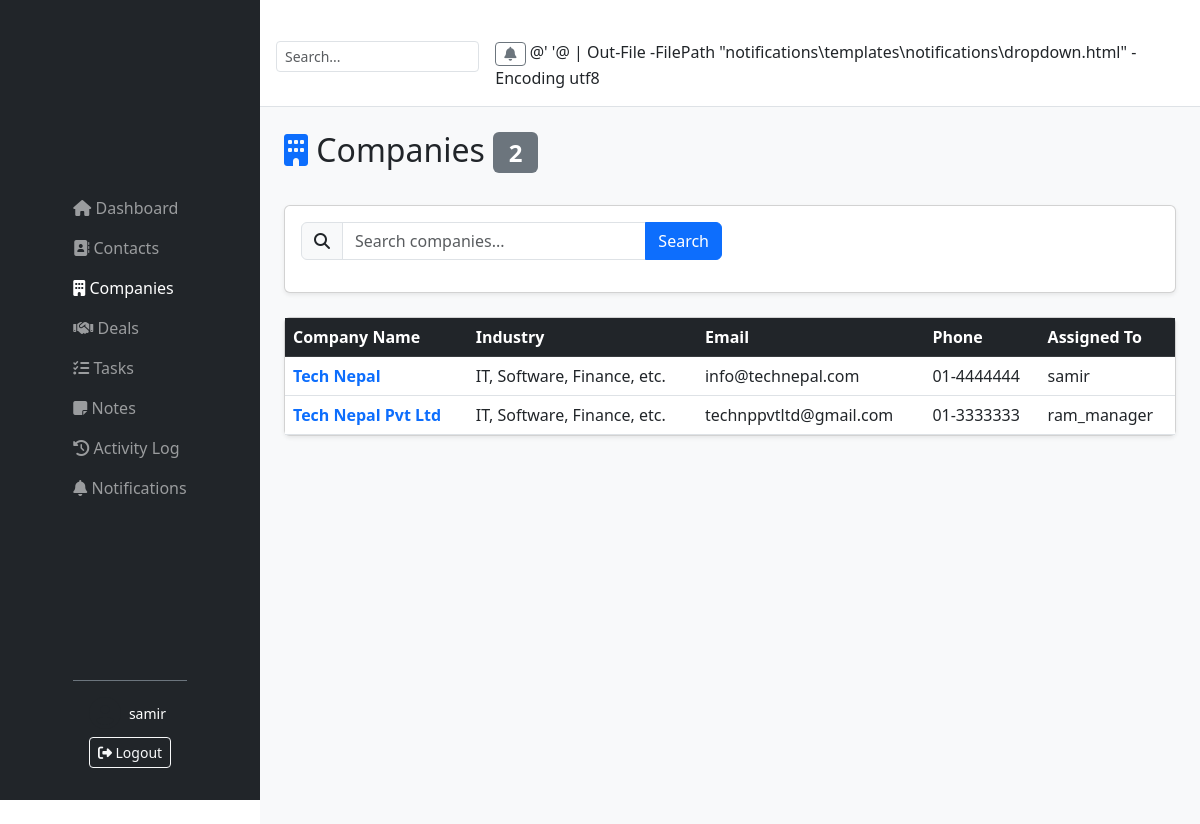
/companies/ (signed in), run on the app's committed database.
### companies/models.py (models this page shows, shortened)
class Company(models.Model):
    name = models.CharField(max_length=200, unique=True)
    industry = models.CharField(max_length=100, blank=True)
    website = models.URLField(blank=True)
    email = models.EmailField(blank=True)
    phone = models.CharField(max_length=20, blank=True)
    address = models.TextField(blank=True)
    assigned_to = models.ForeignKey(User, on_delete=models.SET_NULL, null=True, blank=True)
    created_at = models.DateTimeField(auto_now_add=True)

### companies/views.py (the view, shortened to what this page needs)
# urls.py: path('', views.company_list, name='company_list'),
@login_required
def company_list(request):
    if request.user.groups.filter(name="Sales Rep").exists():
        companies = Company.objects.filter(
            assigned_to=request.user
        )
    else:
        companies = Company.objects.all()
    search = request.GET.get("search")
    context = {
        "companies": companies,
        "total": companies.count(),
        "is_admin": request.user.groups.filter(
            name="Admin"
        ).exists(),
        "is_manager": request.user.groups.filter(
            name__in=["Admin", "Sales Manager"]
        ).exists(),
    }
    return render(
        request,
        "companies/company_list.html",
        context,
    )

### notifications/context_processors.py (called while the page is built)
def notification_context(request):
    if request.user.is_authenticated:
        unread_count = request.user.notifications.filter(is_read=False).count()
        latest_notifications = request.user.notifications.all()[:5]
        return {
            'unread_count': unread_count,
            'latest_notifications': latest_notifications,
        }
    return {}

### companies/templates/companies/company_list.html (shortened to what this page needs)
{% extends 'base.html' %}
{% block content %}
<div class="d-flex justify-content-between align-items-center mb-4">
    <h2><i class="fas fa-building text-primary"></i> Companies <span class="badge bg-secondary">{{ total }}</span></h2>
</div>
<div class="card mb-4 shadow-sm">
    <div class="card-body">
        <form method="get" class="row g-3">
            <div class="col-md-6">
                <div class="input-group">
                    <span class="input-group-text"><i class="fas fa-search"></i></span>
                    <input type="text" name="search" class="form-control" placeholder="Search companies..." value="{{ request.GET.search }}">
                    <button type="submit" class="btn btn-primary">Search</button>
                </div>
            </div>
        </form>
    </div>
</div>
<div class="card shadow-sm">
    <div class="table-responsive">
        <table class="table table-hover mb-0">
            <thead class="table-dark">
                <tr>
                    <th>Company Name</th>
                    <th>Industry</th>
                    <th>Email</th>
                    <th>Phone</th>
                    <th>Assigned To</th>
                </tr>
            </thead>
            <tbody>
                {% for company in companies %}
                <tr>
                    <td><a href="{% url 'company_detail' company.pk %}" class="fw-bold text-decoration-none">{{ company.name }}</a></td>
                    <td>{{ company.industry|default:"-" }}</td>
                    <td>{{ company.email|default:"-" }}</td>
                    <td>{{ company.phone|default:"-" }}</td>
                    <td>{{ company.assigned_to|default:"Unassigned" }}</td>
                </tr>
                {% empty %}
                <tr><td colspan="6" class="text-center text-muted py-4">No companies found.</td></tr>
                {% endfor %}
            </tbody>
        </table>
    </div>
</div>
{% endblock %}

### templates/base.html (shortened to what this page needs)
﻿{% load static %}
<!DOCTYPE html>
<html lang="en">
<head>
    <link href="https://cdn.jsdelivr.net/npm/bootstrap@5.3.0/dist/css/bootstrap.min.css" rel="stylesheet">
    <link rel="stylesheet" href="https://cdnjs.cloudflare.com/ajax/libs/font-awesome/6.4.0/css/all.min.css">
    <link rel="stylesheet" href="{% static 'css/custom.css' %}">
</head>
<body>
    <nav class="navbar navbar-expand-lg navbar-dark bg-dark fixed-top" style="height: 100vh; width: 260px; flex-direction: column; align-items: stretch; padding: 0; z-index: 1030; display: flex; flex-direction: column;">
        <div class="container-fluid d-flex flex-column h-100">
            <div class="collapse navbar-collapse" id="sidebarNav" style="flex-grow: 1; overflow-y: auto;">
                <ul class="navbar-nav flex-column w-100 pt-3">
                    <li class="nav-item">
                        <a class="nav-link {% if request.resolver_match.url_name == 'dashboard' %}active{% endif %}" href="{% url 'dashboard' %}">
                            <i class="fas fa-home"></i> Dashboard
                        </a>
                    </li>
                    <li class="nav-item">
                        <a class="nav-link {% if request.resolver_match.url_name == 'contact_list' %}active{% endif %}" href="{% url 'contact_list' %}">
                            <i class="fas fa-address-book"></i> Contacts
                        </a>
                    </li>
                    <li class="nav-item">
                        <a class="nav-link {% if request.resolver_match.url_name == 'company_list' %}active{% endif %}" href="{% url 'company_list' %}">
                            <i class="fas fa-building"></i> Companies
                        </a>
                    </li>
                    <li class="nav-item">
                        <a class="nav-link {% if request.resolver_match.url_name == 'deal_list' %}active{% endif %}" href="{% url 'deal_list' %}">
                            <i class="fas fa-handshake"></i> Deals
                        </a>
                    </li>
                    <li class="nav-item">
                        <a class="nav-link {% if request.resolver_match.url_name == 'task_list' %}active{% endif %}" href="{% url 'task_list' %}">
                            <i class="fas fa-tasks"></i> Tasks
                        </a>
                    </li>
                    <li class="nav-item">
                        <a class="nav-link {% if request.resolver_match.url_name == 'note_list' %}active{% endif %}" href="{% url 'note_list' %}">
                            <i class="fas fa-sticky-note"></i> Notes
                        </a>
                    </li>
                    <li class="nav-item">
                        <a class="nav-link {% if request.resolver_match.url_name == 'activity_list' %}active{% endif %}" href="{% url 'activity_list' %}">
                            <i class="fas fa-history"></i> Activity Log
                        </a>
                    </li>
                    <li class="nav-item">
                        <a class="nav-link {% if request.resolver_match.url_name == 'list' and request.resolver_match.namespace == 'notifications' %}active{% endif %}" href="{% url 'notifications:list' %}">
                            <i class="fas fa-bell"></i> Notifications
                        </a>
                    </li>
                </ul>
            </div>
            {% if user.is_authenticated %}
            <div class="mt-auto p-3 border-top border-secondary">
                <div class="d-flex align-items-center">
                    <i class="fas fa-user-circle fa-2x me-2"></i>
                    <div>
                        <div class="text-white small">{{ user.username }}</div>
                    </div>
                </div>
                <form method="post" action="{% url 'logout' %}" class="mt-2">
                    <button type="submit" class="btn btn-outline-light btn-sm w-100">
                        <i class="fas fa-sign-out-alt"></i> Logout
                    </button>
                </form>
            </div>
            {% endif %}
        </div>
    </nav>
    <div style="margin-left: 260px; min-height: 100vh; background: #f8f9fa;">
        <div class="bg-white border-bottom p-3 d-flex justify-content-between align-items-center">
            <div class="d-flex align-items-center">
                <form class="d-flex me-3" role="search">
                    <input class="form-control form-control-sm" type="search" placeholder="Search..." aria-label="Search">
                </form>
                {% if user.is_authenticated %}
                <div class="dropdown">
                    <a class="btn btn-outline-secondary btn-sm position-relative" href="#" role="button" data-bs-toggle="dropdown">
                        <i class="fas fa-bell"></i>
                    </a>
                    {% include 'notifications/dropdown.html' %}
                </div>
                {% endif %}
            </div>
        </div>
        <div class="container-fluid p-4">
            {% block content %}{% endblock %}
        </div>
    </div>
</body>
</html>

### data on the page
Company: name "Tech Nepal", industry "IT, Software, Finance, etc.", email "info@technepal.com", phone "01-4444444", assigned_to "samir"
Company: name "Tech Nepal Pvt Ltd", industry "IT, Software, Finance, etc.", email "technppvtltd@gmail.com", phone "01-3333333", assigned_to "ram_manager"

### other printed values
{{ user.username }} "samir"
{{ total }} "2"
